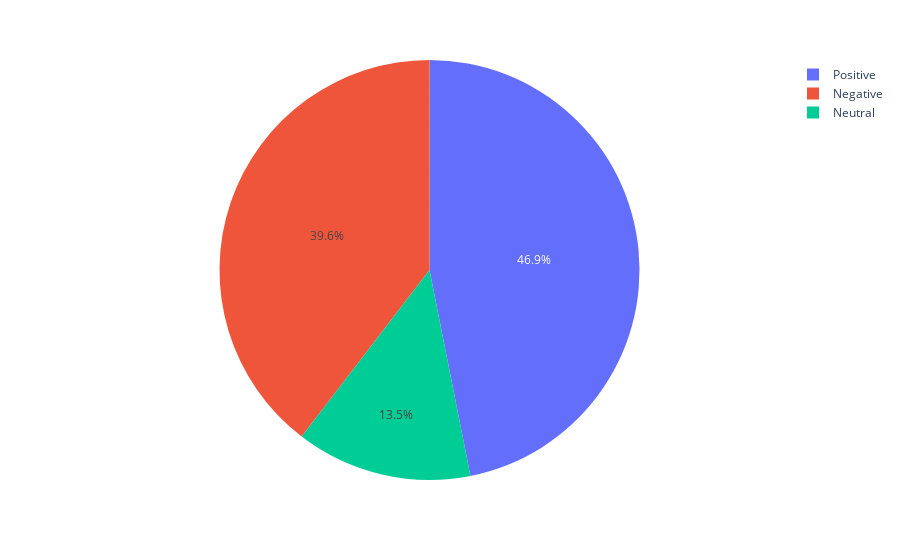

Notebook code for this chart:
### Code cell
import plotly.express as px
today = (datetime.now()-timedelta(1)).isoformat()[0:10]
news_df_today =  news_df_date[news_df_date.Date == str(today)]
news_df_today
count = len(news_df_today.index)
news_sentiment_today = news_df_today.groupby("sentiment").agg({"Content":"count"})
news_sentiment_today
names = news_sentiment_today.index
values = news_sentiment_today["Content"]
fig = px.pie(values=values, names=names)
fig.show()

### Figure 1 — Plotly figure (JSON) as saved in the notebook; plotly's stock layout.template omitted (floating-point values rounded to 4 significant figures)
{"data": [{"domain": {"x": [0, 1], "y": [0, 1]}, "hovertemplate": "label=%{label}<br>value=%{value}<extra></extra>", "labels": ["Negative", "Neutral", "Positive"], "legendgroup": "", "name": "", "showlegend": true, "type": "pie", "values": [38, 13, 45]}], "layout": {"legend": {"tracegroupgap": 0}, "margin": {"t": 60}}}
